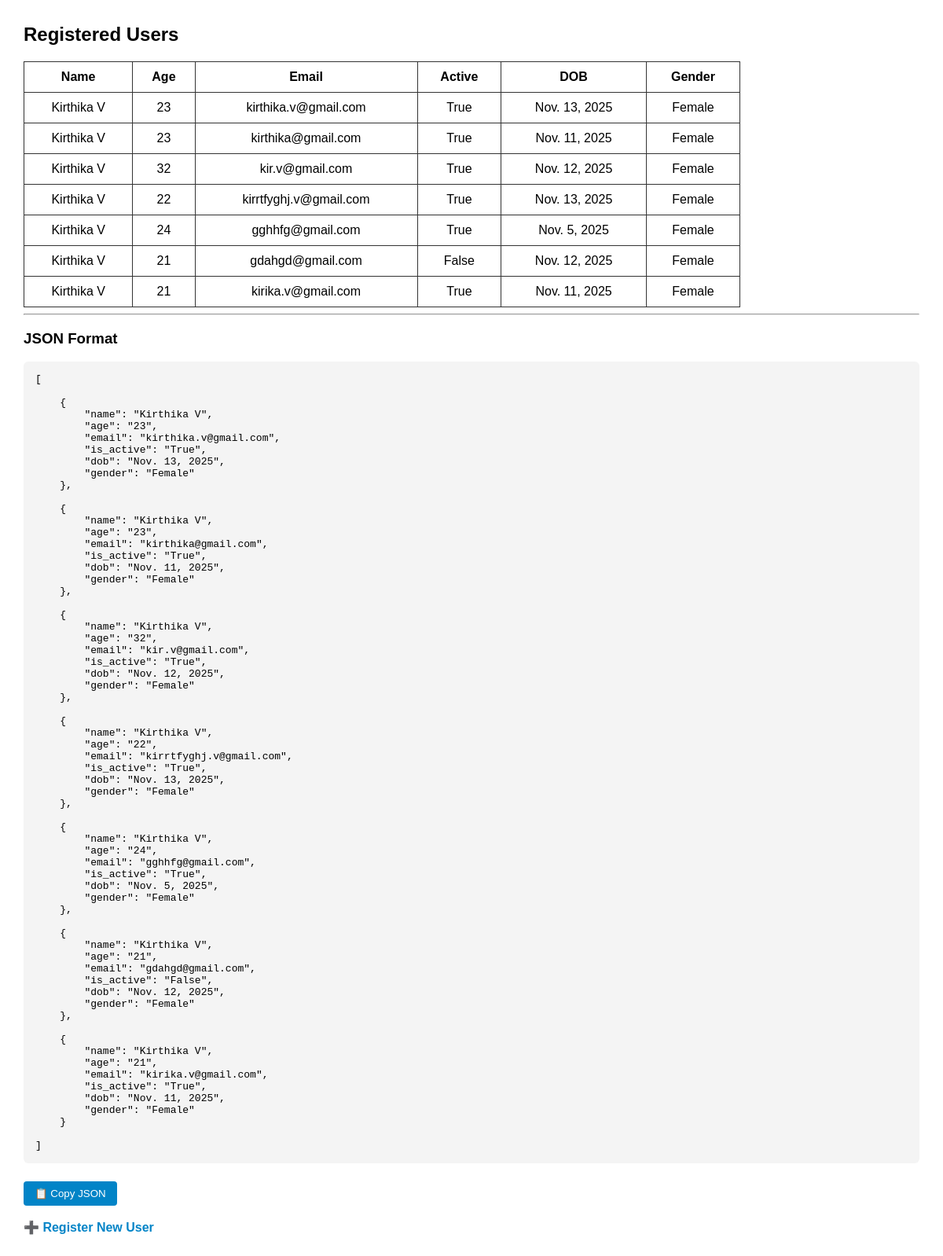
The page /user-page/records/ on the database its author committed.
### userpage/models.py (models this page shows, shortened)
class UserRegister(models.Model):
    name = models.CharField(max_length=100)
    age = models.IntegerField(validators=[MinValueValidator(1)])
    email = models.EmailField(unique=True)
    is_active = models.BooleanField(default=True)
    dob = models.DateField(null=True, blank=True)
    gender = models.CharField(max_length=10, choices=(("Male", "Male"), ("Female", "Female")))

### userpage/views.py (the view)
# urls.py: path('records/', views.view_users, name='view_users'),
def view_users(request):
    users = UserRegister.objects.all()
    return render(request, "view_users.html", {"users": users})

### templates/view_users.html (shortened to what this page needs)
<!DOCTYPE html>
<html>
<head>
</head>
<body>
<h2>Registered Users</h2>
{% if users %}
<table>
    <tr>
        <th>Name</th>
        <th>Age</th>
        <th>Email</th>
        <th>Active</th>
        <th>DOB</th>
        <th>Gender</th>
    </tr>
    {% for user in users %}
    <tr>
        <td>{{ user.name }}</td>
        <td>{{ user.age }}</td>
        <td>{{ user.email }}</td>
        <td>{{ user.is_active }}</td>
        <td>{{ user.dob }}</td>
        <td>{{ user.gender }}</td>
    </tr>
    {% endfor %}
</table>
<hr>
<h3>JSON Format</h3>
<pre id="json-output" style="white-space: pre-wrap; background:#f4f4f4; padding:15px; border-radius:6px;">
[
{% for user in users %}
    {
        "name": "{{ user.name }}",
        "age": "{{ user.age }}",
        "email": "{{ user.email }}",
        "is_active": "{{ user.is_active }}",
        "dob": "{{ user.dob }}",
        "gender": "{{ user.gender }}"
    }{% if not forloop.last %},{% endif %}
{% endfor %}
]
</pre>
<button onclick="copyJson()">📋 Copy JSON</button>
{% else %}
<p>No registered users yet.</p>
{% endif %}
<br><br>
<a href="/user-page/register/">➕ Register New User</a>
</body>
</html>

### templates/view_users.html (style rules this page uses)
body { font-family: Arial, sans-serif; margin: 30px; }
table { border-collapse: collapse; width: 80%; margin-top: 20px; }
th, td { border: 1px solid #333; padding: 10px; text-align: center; }
button { margin-top: 10px; padding: 8px 14px; cursor: pointer; background-color: #0284c7; color: white; border: none; border-radius: 4px; }
a { text-decoration: none; color: #0284c7; font-weight: bold; }

### rows shown on the page
UserRegister: name "Kirthika V", age "23", email "kirthika.v@gmail.com", is_active "True", dob "Nov. 13, 2025", gender "Female"
UserRegister: name "Kirthika V", age "23", email "kirthika@gmail.com", is_active "True", dob "Nov. 11, 2025", gender "Female"
UserRegister: name "Kirthika V", age "32", email "kir.v@gmail.com", is_active "True", dob "Nov. 12, 2025", gender "Female"
UserRegister: name "Kirthika V", age "22", email "kirrtfyghj.v@gmail.com", is_active "True", dob "Nov. 13, 2025", gender "Female"
UserRegister: name "Kirthika V", age "24", email "gghhfg@gmail.com", is_active "True", dob "Nov. 5, 2025", gender "Female"
UserRegister: name "Kirthika V", age "21", email "gdahgd@gmail.com", is_active "False", dob "Nov. 12, 2025", gender "Female"
UserRegister: name "Kirthika V", age "21", email "kirika.v@gmail.com", is_active "True", dob "Nov. 11, 2025", gender "Female"
